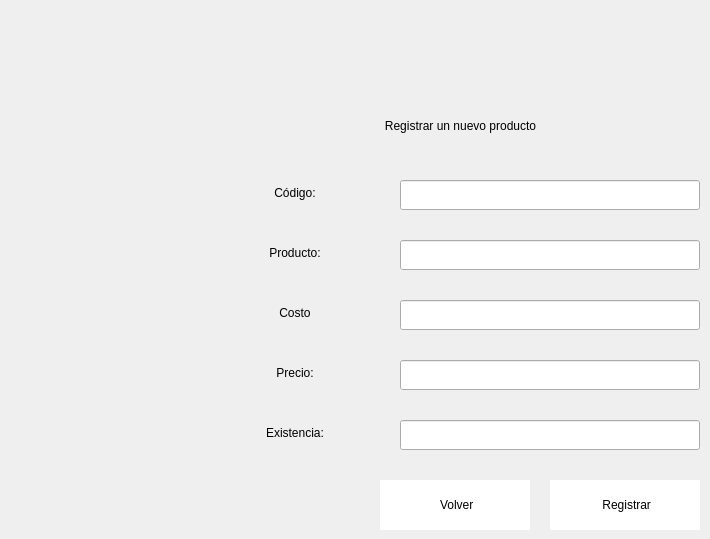
               <widget class="QWidget" name="page_registrar">
                <widget class="QLabel" name="label_6">
                 <property name="geometry">
                  <rect>
                   <x>220</x>
                   <y>110</y>
                   <width>481</width>
                   <height>31</height>
                  </rect>
                 </property>
                 <property name="styleSheet">
                  <string notr="true">font: 75 12pt &quot;Open Sans Semibold&quot;</string>
                 </property>
                 <property name="text">
                  <string>Registrar un nuevo producto</string>
                 </property>
                 <property name="alignment">
                  <set>Qt::AlignCenter</set>
                 </property>
                </widget>
                <widget class="QPushButton" name="btn_registrar_inventario">
                 <property name="geometry">
                  <rect>
                   <x>550</x>
                   <y>480</y>
                   <width>150</width>
                   <height>50</height>
                  </rect>
                 </property>
                 <property name="minimumSize">
                  <size>
                   <width>150</width>
                   <height>50</height>
                  </size>
                 </property>
                 <property name="maximumSize">
                  <size>
                   <width>150</width>
                   <height>16777215</height>
                  </size>
                 </property>
                 <property name="styleSheet">
                  <string notr="true">QFrame{
background-color: rgb(51, 157, 255);
}

QPushButton{
background-color: rgb(255, 255, 255);
border-top-left-radius:1px;
border-bottom-left-radius:1px;
font: 75 9pt &quot;Open Sans Semibold&quot;
}

QPushButton:hover{
color: rgb(255, 255, 255);
background-color: rgb(51, 157, 255);
border-top-left-radius:1px;
border-bottom-left-radius:1px;
font: 75 9pt  &quot;Open Sans Semibold&quot;
}</string>
                 </property>
                 <property name="text">
                  <string> Registrar</string>
                 </property>
                 <property name="icon">
                  <iconset>
                   <normaloff>../../Pictures/PROYECTO ESTRUCTURA DE DATOS/748926.png</normaloff>../../Pictures/PROYECTO ESTRUCTURA DE DATOS/748926.png</iconset>
                 </property>
                 <property name="iconSize">
                  <size>
                   <width>35</width>
                   <height>35</height>
                  </size>
                 </property>
                </widget>
                <widget class="QLabel" name="label_8">
                 <property name="geometry">
                  <rect>
                   <x>220</x>
                   <y>180</y>
                   <width>150</width>
                   <height>25</height>
                  </rect>
                 </property>
                 <property name="minimumSize">
                  <size>
                   <width>150</width>
                   <height>25</height>
                  </size>
                 </property>
                 <property name="maximumSize">
                  <size>
                   <width>150</width>
                   <height>25</height>
                  </size>
                 </property>
                 <property name="styleSheet">
                  <string notr="true">font: 75 9pt &quot;Open Sans Semibold&quot;</string>
                 </property>
                 <property name="text">
                  <string>Código:</string>
                 </property>
                 <property name="alignment">
                  <set>Qt::AlignCenter</set>
                 </property>
                </widget>
                <widget class="QLabel" name="label_9">
                 <property name="geometry">
                  <rect>
                   <x>220</x>
                   <y>420</y>
                   <width>150</width>
                   <height>25</height>
                  </rect>
                 </property>
                 <property name="minimumSize">
                  <size>
                   <width>150</width>
                   <height>25</height>
                  </size>
                 </property>
                 <property name="maximumSize">
                  <size>
                   <width>150</width>
                   <height>25</height>
                  </size>
                 </property>
                 <property name="styleSheet">
                  <string notr="true">font: 75 9pt &quot;Open Sans Semibold&quot;</string>
                 </property>
                 <property name="text">
                  <string>Existencia:</string>
                 </property>
                 <property name="alignment">
                  <set>Qt::AlignCenter</set>
                 </property>
                </widget>
                <widget class="QLabel" name="label_11">
                 <property name="geometry">
                  <rect>
                   <x>220</x>
                   <y>360</y>
                   <width>150</width>
                   <height>25</height>
                  </rect>
                 </property>
                 <property name="minimumSize">
                  <size>
                   <width>150</width>
                   <height>25</height>
                  </size>
                 </property>
                 <property name="maximumSize">
                  <size>
                   <width>150</width>
                   <height>25</height>
                  </size>
                 </property>
                 <property name="styleSheet">
                  <string notr="true">font: 75 9pt &quot;Open Sans Semibold&quot;</string>
                 </property>
                 <property name="text">
                  <string>Precio:</string>
                 </property>
                 <property name="alignment">
                  <set>Qt::AlignCenter</set>
                 </property>
                </widget>
                <widget class="QLabel" name="label_14">
                 <property name="geometry">
                  <rect>
                   <x>220</x>
                   <y>300</y>
                   <width>150</width>
                   <height>25</height>
                  </rect>
                 </property>
                 <property name="minimumSize">
                  <size>
                   <width>150</width>
                   <height>25</height>
                  </size>
                 </property>
                 <property name="maximumSize">
                  <size>
                   <width>150</width>
                   <height>25</height>
                  </size>
                 </property>
                 <property name="styleSheet">
                  <string notr="true">font: 75 9pt &quot;Open Sans Semibold&quot;</string>
                 </property>
                 <property name="text">
                  <string>Costo</string>
                 </property>
                 <property name="alignment">
                  <set>Qt::AlignCenter</set>
                 </property>
                </widget>
                <widget class="QLabel" name="label_15">
                 <property name="geometry">
                  <rect>
                   <x>220</x>
                   <y>240</y>
                   <width>150</width>
                   <height>25</height>
                  </rect>
                 </property>
                 <property name="minimumSize">
                  <size>
                   <width>150</width>
                   <height>25</height>
                  </size>
                 </property>
                 <property name="maximumSize">
                  <size>
                   <width>150</width>
                   <height>25</height>
                  </size>
                 </property>
                 <property name="styleSheet">
                  <string notr="true">font: 75 9pt &quot;Open Sans Semibold&quot;</string>
                 </property>
                 <property name="text">
                  <string>Producto:</string>
                 </property>
                 <property name="alignment">
                  <set>Qt::AlignCenter</set>
                 </property>
                </widget>
                <widget class="QLineEdit" name="info_codigo">
                 <property name="geometry">
                  <rect>
                   <x>400</x>
                   <y>180</y>
                   <width>300</width>
                   <height>30</height>
                  </rect>
                 </property>
                 <property name="minimumSize">
                  <size>
                   <width>300</width>
                   <height>30</height>
                  </size>
                 </property>
                 <property name="maximumSize">
                  <size>
                   <width>300</width>
                   <height>30</height>
                  </size>
                 </property>
                 <property name="styleSheet">
                  <string notr="true">font: 75 8pt &quot;Open Sans Semibold&quot;</string>
                 </property>
                </widget>
                <widget class="QLineEdit" name="info_producto">
                 <property name="geometry">
                  <rect>
                   <x>400</x>
                   <y>240</y>
                   <width>300</width>
                   <height>30</height>
                  </rect>
                 </property>
                 <property name="minimumSize">
                  <size>
                   <width>300</width>
                   <height>30</height>
                  </size>
                 </property>
                 <property name="maximumSize">
                  <size>
                   <width>300</width>
                   <height>30</height>
                  </size>
                 </property>
                 <property name="styleSheet">
                  <string notr="true">font: 75 8pt &quot;Open Sans Semibold&quot;</string>
                 </property>
                </widget>
                <widget class="QLineEdit" name="info_costo">
                 <property name="geometry">
                  <rect>
                   <x>400</x>
                   <y>300</y>
                   <width>300</width>
                   <height>30</height>
                  </rect>
                 </property>
                 <property name="minimumSize">
                  <size>
                   <width>300</width>
                   <height>30</height>
                  </size>
                 </property>
                 <property name="maximumSize">
                  <size>
                   <width>300</width>
                   <height>30</height>
                  </size>
                 </property>
                 <property name="styleSheet">
                  <string notr="true">font: 75 8pt &quot;Open Sans Semibold&quot;</string>
                 </property>
                </widget>
                <widget class="QLineEdit" name="info_precio">
                 <property name="geometry">
                  <rect>
                   <x>400</x>
                   <y>360</y>
                   <width>300</width>
                   <height>30</height>
                  </rect>
                 </property>
                 <property name="minimumSize">
                  <size>
                   <width>300</width>
                   <height>30</height>
                  </size>
                 </property>
                 <property name="maximumSize">
                  <size>
                   <width>300</width>
                   <height>30</height>
                  </size>
                 </property>
                 <property name="styleSheet">
                  <string notr="true">font: 75 8pt &quot;Open Sans Semibold&quot;</string>
                 </property>
                </widget>
                <widget class="QLineEdit" name="info_existencia">
                 <property name="geometry">
                  <rect>
                   <x>400</x>
                   <y>420</y>
                   <width>300</width>
                   <height>30</height>
                  </rect>
                 </property>
                 <property name="minimumSize">
                  <size>
                   <width>300</width>
                   <height>30</height>
                  </size>
                 </property>
                 <property name="maximumSize">
                  <size>
                   <width>300</width>
                   <height>30</height>
                  </size>
                 </property>
                 <property name="styleSheet">
                  <string notr="true">font: 75 8pt &quot;Open Sans Semibold&quot;</string>
                 </property>
                </widget>
                <widget class="QPushButton" name="btn_volver">
                 <property name="geometry">
                  <rect>
                   <x>380</x>
                   <y>480</y>
                   <width>150</width>
                   <height>50</height>
                  </rect>
                 </property>
                 <property name="minimumSize">
                  <size>
                   <width>150</width>
                   <height>50</height>
                  </size>
                 </property>
                 <property name="maximumSize">
                  <size>
                   <width>150</width>
                   <height>16777215</height>
                  </size>
                 </property>
                 <property name="styleSheet">
                  <string notr="true">QFrame{
background-color: rgb(51, 157, 255);
}

QPushButton{
background-color: rgb(255, 255, 255);
border-top-left-radius:1px;
border-bottom-left-radius:1px;
font: 75 9pt &quot;Open Sans Semibold&quot;
}

QPushButton:hover{
color: rgb(255, 255, 255);
background-color: rgb(51, 157, 255);
border-top-left-radius:1px;
border-bottom-left-radius:1px;
font: 75 9pt  &quot;Open Sans Semibold&quot;
}</string>
                 </property>
                 <property name="text">
                  <string> Volver</string>
                 </property>
                 <property name="icon">
                  <iconset>
                   <normaloff>Imagenes/17699.png</normaloff>Imagenes/17699.png</iconset>
                 </property>
                 <property name="iconSize">
                  <size>
                   <width>25</width>
                   <height>25</height>
                  </size>
                 </property>
                </widget>
               </widget>
